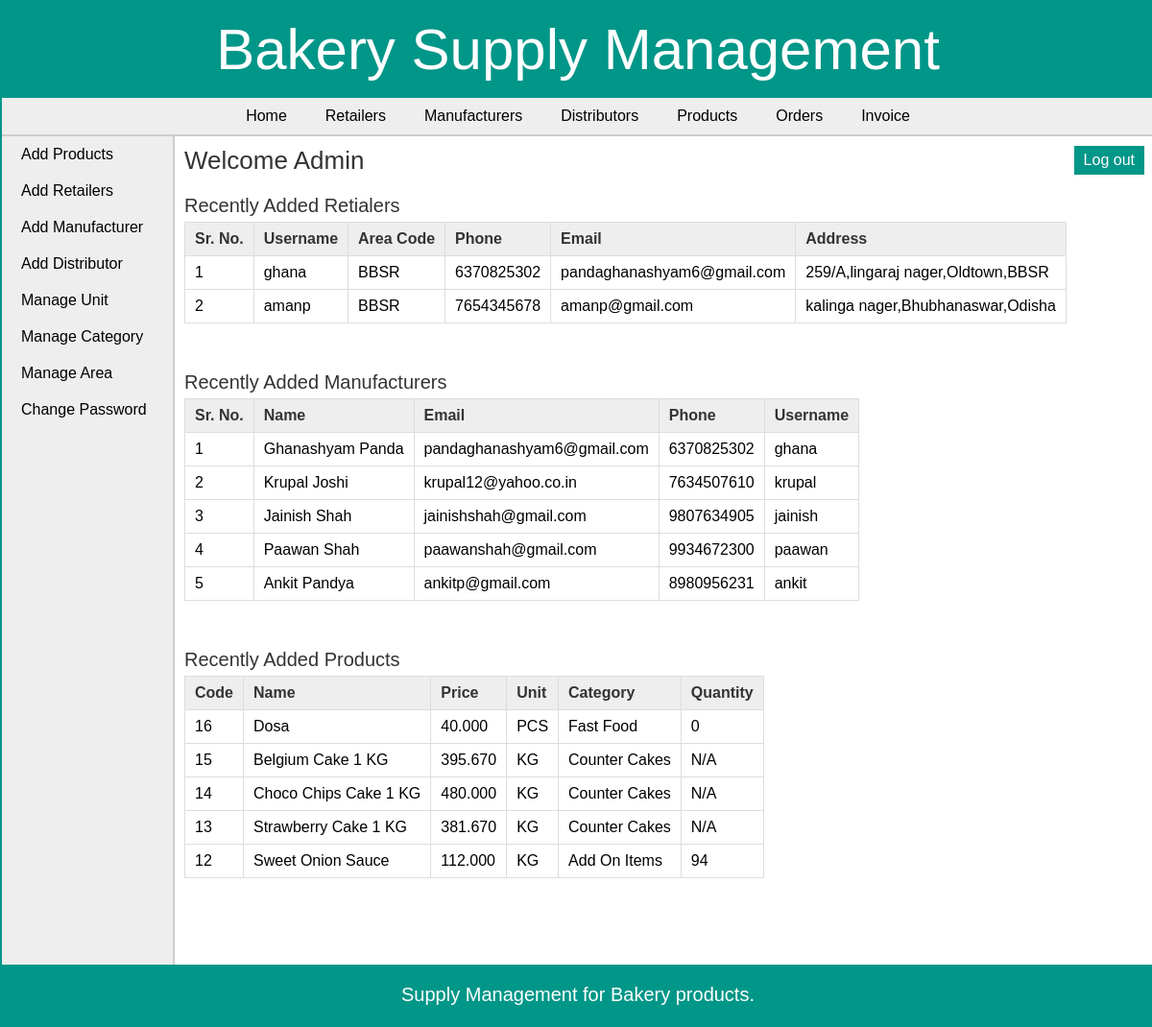
The page /admin/index.php (signed in) on the database its author committed.
### tables this page shows
CREATE TABLE `retailer` (
  `retailer_id` int(11) NOT NULL,
  `username` varchar(25) NOT NULL,
  `password` varchar(25) NOT NULL,
  `address` varchar(200) NOT NULL,
  `area_id` int(11) NOT NULL,
  `phone` varchar(10) NOT NULL,
  `email` varchar(50) DEFAULT NULL
);

CREATE TABLE `area` (
  `area_id` int(11) NOT NULL,
  `area_name` varchar(50) NOT NULL,
  `area_code` varchar(10) NOT NULL
);

CREATE TABLE `manufacturer` (
  `man_id` int(11) NOT NULL,
  `man_name` varchar(25) NOT NULL,
  `man_email` varchar(50) DEFAULT NULL,
  `man_phone` varchar(10) NOT NULL,
  `username` varchar(20) NOT NULL,
  `password` varchar(20) NOT NULL
);

CREATE TABLE `products` (
  `pro_id` int(11) NOT NULL,
  `pro_name` varchar(25) NOT NULL,
  `pro_desc` text DEFAULT NULL,
  `pro_price` decimal(10,3) NOT NULL,
  `unit` int(11) NOT NULL,
  `pro_cat` int(11) NOT NULL,
  `quantity` int(6) DEFAULT NULL
);

CREATE TABLE `unit` (
  `id` int(11) NOT NULL,
  `unit_name` varchar(20) NOT NULL,
  `unit_details` text DEFAULT NULL
);

CREATE TABLE `categories` (
  `cat_id` int(11) NOT NULL,
  `cat_name` varchar(25) NOT NULL,
  `cat_details` text DEFAULT NULL
);

### admin/index.php (the view, shortened to what this page needs)
<?php
	include("../includes/config.php");
	if(isset($_SESSION['admin_login'])) {
		if($_SESSION['admin_login'] == true) {
			$query_selectRetailer = "SELECT * FROM retailer,area WHERE retailer.area_id=area.area_id ORDER BY retailer_id DESC LIMIT 5";
			$result_selectRetailer = mysqli_query($con,$query_selectRetailer);
			$query_selectManufacturer = "SELECT * FROM manufacturer ORDER BY man_id DESC LIMIT 5";
			$result_selectManufacturer = mysqli_query($con,$query_selectManufacturer);
			$query_selectProducts = "SELECT * FROM products,categories,unit WHERE products.pro_cat=categories.cat_id AND products.unit=unit.id ORDER BY pro_id DESC LIMIT 5";
			$result_selectProducts = mysqli_query($con,$query_selectProducts);
		}
		else {
			header('Location:../index.php');
		}
	}
	else {
		header('Location:../index.php');
	}
?>
<!DOCTYPE html>
<html>
<head>
	<link rel="stylesheet" href="../includes/main_style.css" >
</head>
<body>
	<?php
		include("../includes/header.inc.php");
		include("../includes/nav_admin.inc.php");
		include("../includes/aside_admin.inc.php");
	?>
	<section>
		<h1>Welcome Admin</h1>
		<article>
			<h2>Recently Added Retialers</h2>
			<table class="table_displayData">
				<tr>
					<th>Sr. No.</th>
					<th>Username</th>
					<th>Area Code</th>
					<th>Phone</th>
					<th>Email</th>
					<th>Address</th>
				</tr>
				<?php $i=1; while($row_selectRetailer = mysqli_fetch_array($result_selectRetailer)) { ?>
				<tr>
					<td> <?php echo $i; ?> </td>
					<td> <?php echo $row_selectRetailer['username']; ?> </td>
					<td> <?php echo $row_selectRetailer['area_code']; ?> </td>
					<td> <?php echo $row_selectRetailer['phone']; ?> </td>
					<td> <?php echo $row_selectRetailer['email']; ?> </td>
					<td> <?php echo $row_selectRetailer['address']; ?> </td>
				</tr>
				<?php $i++; } ?>
			</table>
		</article>
		<article>
			<h2>Recently Added Manufacturers</h2>
			<table class="table_displayData">
			<tr>
				<th>Sr. No.</th>
				<th>Name</th>
				<th>Email</th>
				<th>Phone</th>
				<th>Username</th>
			</tr>
			<?php $i=1; while($row_selectManufacturer = mysqli_fetch_array($result_selectManufacturer)) { ?>
			<tr>
				<td> <?php echo $i; ?> </td>
				<td> <?php echo $row_selectManufacturer['man_name']; ?> </td>
				<td> <?php echo $row_selectManufacturer['man_email']; ?> </td>
				<td> <?php echo $row_selectManufacturer['man_phone']; ?> </td>
				<td> <?php echo $row_selectManufacturer['username']; ?> </td>
			</tr>
			<?php $i++; } ?>
		</table>
		</article>
		<article>
			<h2>Recently Added Products</h2>
			<table class="table_displayData">
			<tr>
				<th> Code </th>
				<th> Name </th>
				<th> Price </th>
				<th> Unit </th>
				<th> Category </th>
				<th> Quantity </th>
			</tr>
			<?php $i=1; while($row_selectProducts = mysqli_fetch_array($result_selectProducts)) { ?>
			<tr>
				<td> <?php echo $row_selectProducts['pro_id']; ?> </td>
				<td> <?php echo $row_selectProducts['pro_name']; ?> </td>
				<td> <?php echo $row_selectProducts['pro_price']; ?> </td>
				<td> <?php echo $row_selectProducts['unit_name']; ?> </td>
				<td> <?php echo $row_selectProducts['cat_name']; ?> </td>
				<td> <?php if($row_selectProducts['quantity'] == NULL){ echo "N/A";} else {echo $row_selectProducts['quantity'];} ?> </td>
			</tr>
			<?php $i++; } ?>
		</table>
		</article>
	</section>
	<?php
		include("../includes/footer.inc.php");
	?>
</body>
</html>

### includes/main_style.css (style rules this page uses)
* { font-family: arial,sans-serif; margin:0px; padding:0px; }
body { width:1200px; margin:auto; border:2px solid #009688; }
section { width:1000px; padding:10px; padding-bottom:40px; }
section h1 { margin-bottom:10px; font-weight:normal; color:#333; font-size: 26px; }
article { margin-top:20px; margin-bottom:50px; }
article h2 { margin-bottom:5px; font-weight:normal; color:#333; font-size: 20px; }
table { border-collapse: collapse; }
.table_displayData td, .table_displayData th { border:1px solid #ddd; padding: 8px 10px; text-align: left; }
.table_displayData th { background-color:#eee; color:#333; }

### rows shown on the page
retailer: username "ghana", area.area_code "BBSR", phone "6370825302", email "pandaghanashyam6@gmail.com", address "259/A,lingaraj nager,Oldtown,BBSR"
retailer: username "amanp", area.area_code "BBSR", phone "7654345678", email "amanp@gmail.com", address "kalinga nager,Bhubhanaswar,Odisha"
manufacturer: man_name "Ghanashyam Panda", man_email "pandaghanashyam6@gmail.com", man_phone "6370825302", username "ghana"
manufacturer: man_name "Krupal Joshi", man_email "krupal12@yahoo.co.in", man_phone "7634507610", username "krupal"
manufacturer: man_name "Jainish Shah", man_email "jainishshah@gmail.com", man_phone "9807634905", username "jainish"
manufacturer: man_name "Paawan Shah", man_email "paawanshah@gmail.com", man_phone "9934672300", username "paawan"
manufacturer: man_name "Ankit Pandya", man_email "ankitp@gmail.com", man_phone "8980956231", username "ankit"
products: pro_id "16", pro_name "Dosa", pro_price "40.000", unit.unit_name "PCS", pro_cat.cat_name "Fast Food", quantity "0"
products: pro_id "15", pro_name "Belgium Cake 1 KG", pro_price "395.670", unit.unit_name "KG", pro_cat.cat_name "Counter Cakes", shows "N/A"
products: pro_id "14", pro_name "Choco Chips Cake 1 KG", pro_price "480.000", unit.unit_name "KG", pro_cat.cat_name "Counter Cakes", shows "N/A"
products: pro_id "13", pro_name "Strawberry Cake 1 KG", pro_price "381.670", unit.unit_name "KG", pro_cat.cat_name "Counter Cakes", shows "N/A"
products: pro_id "12", pro_name "Sweet Onion Sauce", pro_price "112.000", unit.unit_name "KG", pro_cat.cat_name "Add On Items", quantity "94"
